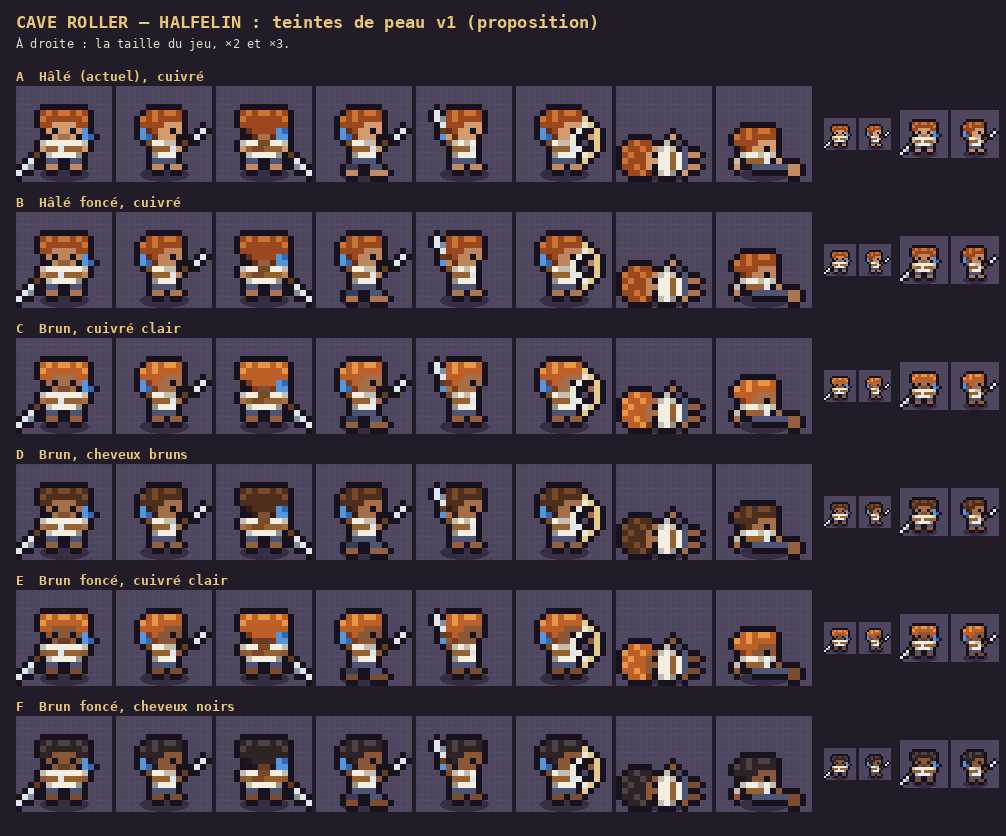

The script that saved this image:
"""Planche « Halfelin : teintes de peau v1 » (Thomas, 2026-11-16 : « encore un peu plus sombre, propose plusieurs
variations »). PROPOSITION. Six teintes de peau et de cheveux sur le Halfelin de `races_v1.py`.
  python3 art/halfelin_peau_v1.py → art/halfelin_peau_v1.png
"""
import os
import sys

sys.path.insert(0, os.path.dirname(os.path.abspath(__file__)))
from PIL import Image, ImageDraw  # noqa: E402

import races_v1 as R  # noqa: E402

CUIVRE = {"H": (156, 72, 30), "G": (204, 116, 50), "h": (104, 46, 20)}
CUIVRE_CLAIR = {"H": (188, 96, 40), "G": (232, 150, 70), "h": (128, 60, 26)}
BRUN = {"H": (78, 46, 28), "G": (118, 74, 42), "h": (50, 30, 20)}
NOIR = {"H": (46, 36, 40), "G": (80, 66, 68), "h": (30, 24, 28)}


def skin(S, s, p):
    return {"S": S, "s": s, "p": p}


VARIANTS = [
    ("A", "Hâlé (actuel), cuivré", {**skin((212, 156, 110), (170, 114, 76), (194, 138, 94)), **CUIVRE}),
    ("B", "Hâlé foncé, cuivré", {**skin((190, 134, 92), (148, 98, 64), (172, 118, 80)), **CUIVRE}),
    ("C", "Brun, cuivré clair", {**skin((166, 110, 72), (126, 80, 50), (148, 96, 62)), **CUIVRE_CLAIR}),
    ("D", "Brun, cheveux bruns", {**skin((166, 110, 72), (126, 80, 50), (148, 96, 62)), **BRUN}),
    ("E", "Brun foncé, cuivré clair", {**skin((138, 88, 56), (102, 62, 38), (122, 76, 48)), **CUIVRE_CLAIR}),
    ("F", "Brun foncé, cheveux noirs", {**skin((138, 88, 56), (102, 62, 38), (122, 76, 48)), **NOIR}),
]
POSES = ["idleDown", "idleSide", "idleUp", "walkSide", "swordSide", "bowSide", "prone0", "getUp"]


def main():
    S = 6
    n = 16 * S
    W = 16 + len(POSES) * (n + 4) + 190
    H = 70 + len(VARIANTS) * (n + 30) + 10
    img = Image.new("RGB", (W, H), R.BG)
    d = ImageDraw.Draw(img)
    d.text((16, 12), "CAVE ROLLER — HALFELIN : teintes de peau v1 (proposition)", fill=R.GOLD, font=R.fnt(17))
    d.text((16, 36), "À droite : la taille du jeu, ×2 et ×3.", fill=R.INK, font=R.fnt(12, False))
    y = 70
    for letter, name, pal_over in VARIANTS:
        R.RACE_PAL["halfelin"] = pal_over
        fs, pal = R.build("halfelin")
        d.text((16, y - 2), letter + "  " + name, fill=R.GOLD, font=R.fnt(13))
        x = 16
        for k in POSES:
            R.cell(img, d, x, y + 16, fs[k][0], pal, S)
            x += n + 4
        x += 8
        for sc in (2, 3):
            for k in ("idleDown", "idleSide"):
                R.cell(img, d, x, y + 16 + (n - 16 * sc) // 2, fs[k][0], pal, sc, grid=False)
                x += 16 * sc + 3
            x += 6
        y += n + 30
    img.save(os.path.join(os.path.dirname(os.path.abspath(__file__)), "halfelin_peau_v1.png"))
    print(img.size)


if __name__ == "__main__":
    main()
